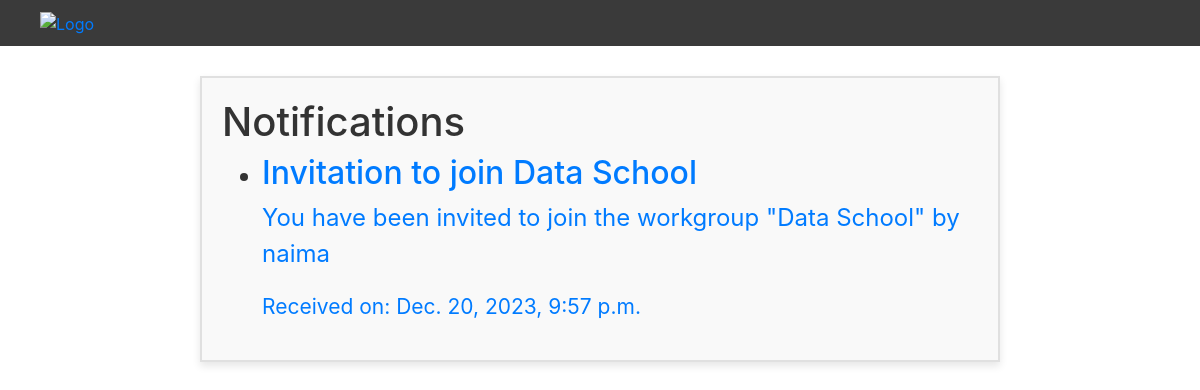
/en/notifications/ (signed in), run on an earlier commit of the app's database.
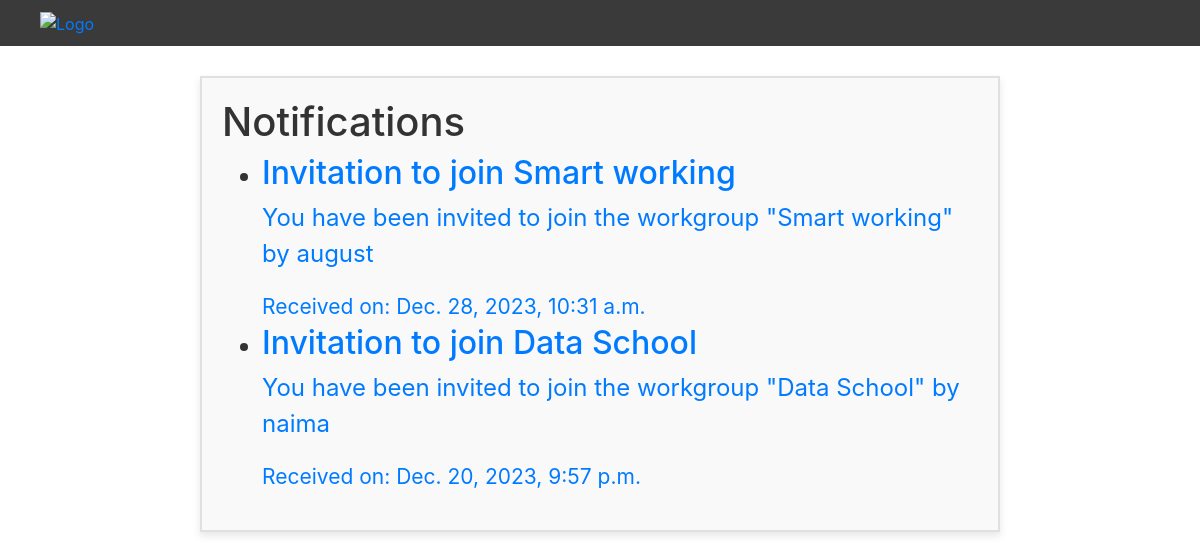
And on a later commit of the database.
### mentoring_app/models.py (models this page shows, shortened)
class Notification(models.Model):
    recipient = models.ForeignKey(settings.AUTH_USER_MODEL, on_delete=models.CASCADE, related_name='notifications')
    sender = models.ForeignKey(settings.AUTH_USER_MODEL, on_delete=models.CASCADE, null=True, related_name='sent_notifications')
    workgroup = models.ForeignKey('workgroup.WorkGroup', on_delete=models.SET_NULL, null=True, blank=True)
    title = models.CharField(max_length=255)
    body = models.TextField()
    read = models.BooleanField(default=False)
    created_at = models.DateTimeField(auto_now_add=True)
    TYPE_CHOICES = (
        ('invitation', 'Invitation'),
        ('join_request', 'Join Request'),
    )
    type = models.CharField(max_length=20, choices=TYPE_CHOICES, default='invitation')

### mentoring_app/views.py (the view)
# urls.py: path('notifications/', views.all_notifications, name='all_notifications'),
def all_notifications(request):
    if request.user.is_authenticated:
        notifications = Notification.objects.filter(recipient=request.user).order_by('-created_at')
        return render(request, 'all_notifications.html', {'notifications': notifications})
    else:
        return redirect('login')

### templates/all_notifications.html (shortened to what this page needs)
{% include "base_site.html" %}
{% load i18n %}
{% load static %}
{% block navbar %}
    {% include 'nav_home.html' %}
{% endblock %}
{% block content %}
    <div class="notification-container">
        <h1>{% trans 'Notifications' %}</h1>
        <ul class="notification-list">
            {% for notification in notifications %}
                <li>
                    <a href="{% url 'notification_detail' notification.id %}">
                        <h2>{{ notification.title }}</h2>
                        <p>{{ notification.body }}</p>
                        <small>{% trans 'Received on: '%}{{ notification.created_at }}</small>
                    </a>
                </li>
            {% empty %}
                <p>{% trans 'No notifications.' %}</p>
            {% endfor %}
        </ul>
    </div>
{% endblock %}

What changed in the data, as far as the page shows it:
added Notification: title "Invitation to join Smart working", body "You have been invited to join the workgroup \"Smart working\" by august", created_at "Dec. 28, 2023, 10:31 a.m."
